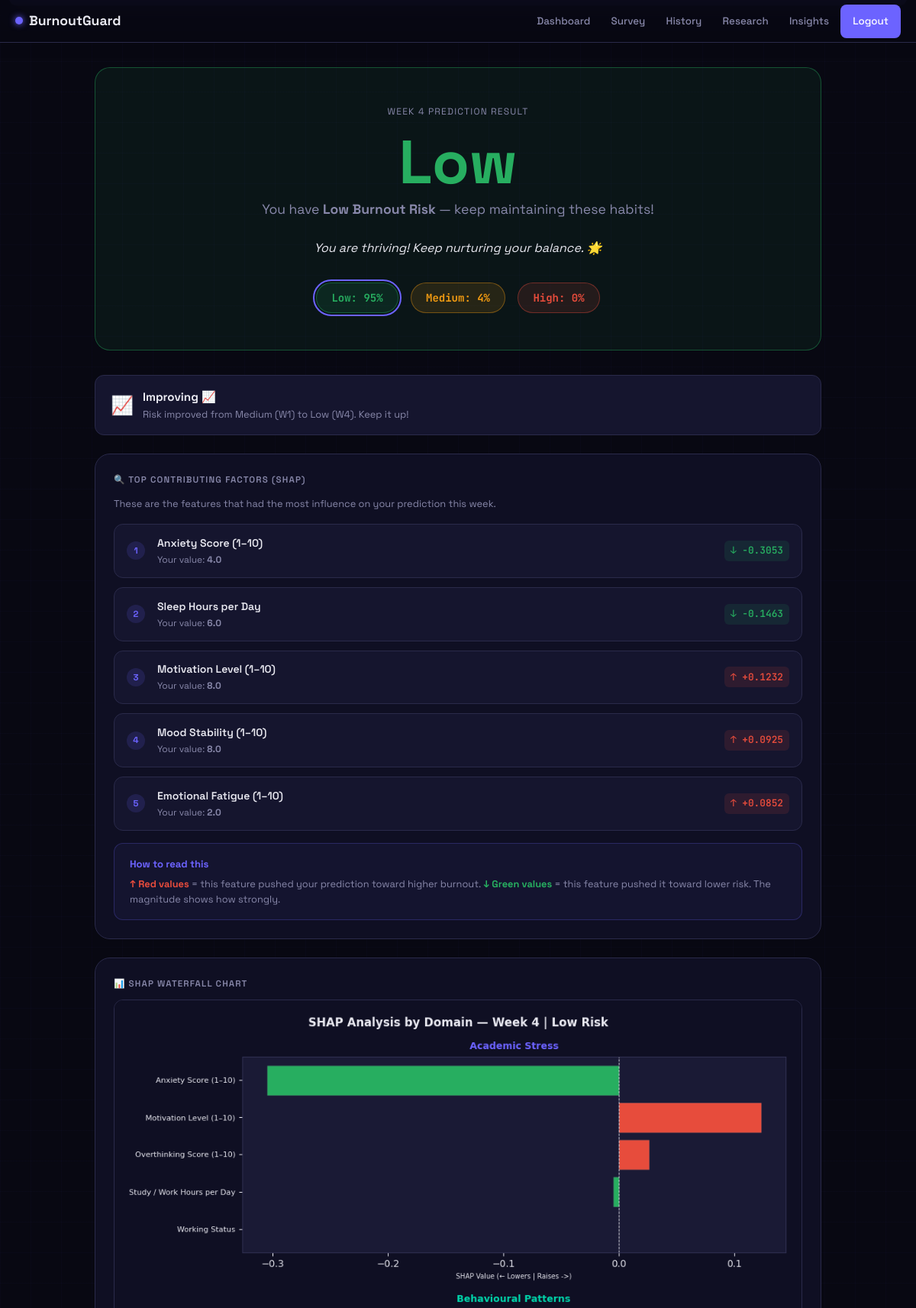
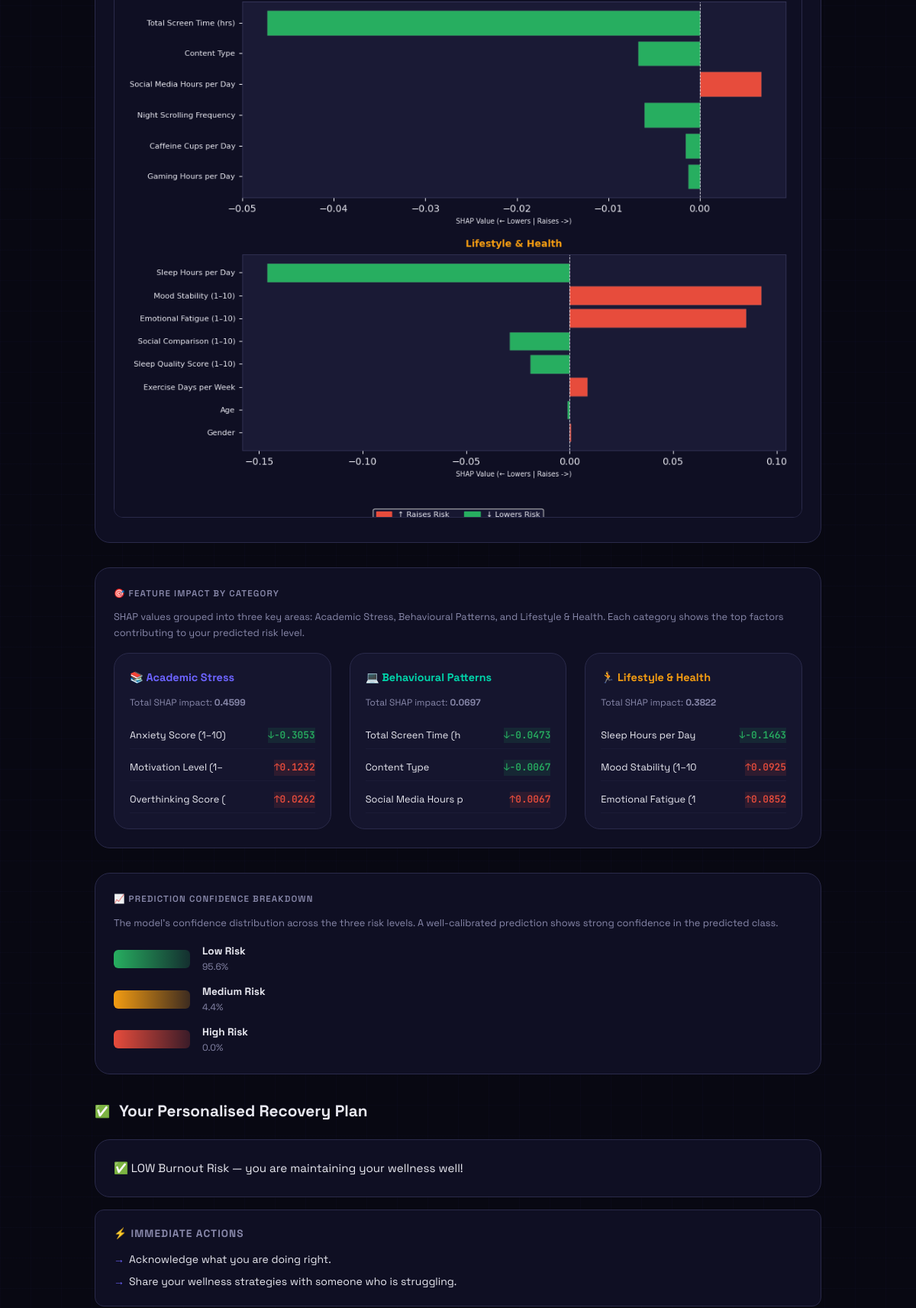
Page /result/4 (signed in, upper part) on the committed database (2 pictures, top to bottom).
### tables this page shows
CREATE TABLE predictions (
    id INTEGER PRIMARY KEY AUTOINCREMENT, user_id INTEGER NOT NULL,
    week_number INTEGER NOT NULL, response_id INTEGER NOT NULL,
    predicted_risk TEXT NOT NULL,
    confidence_low REAL, confidence_medium REAL, confidence_high REAL,
    shap_values_json TEXT, top_features_json TEXT,
    grouped_shap_json TEXT, recommendation_json TEXT,
    predicted_at TEXT DEFAULT (datetime('now')),
    FOREIGN KEY(user_id) REFERENCES users(id), UNIQUE(user_id,week_number)
);

### app.py (the view)
@app.route('/result/<int:week>')
@login_required
def result(week):
    db=get_db(); uid=session['user_id']
    pred=db.execute('SELECT * FROM predictions WHERE user_id=? AND week_number=?',(uid,week)).fetchone()
    if not pred: flash('Prediction not found.','danger'); return redirect(url_for('dashboard'))
    shap_vals=json.loads(pred['shap_values_json'])   if pred['shap_values_json']   else {}
    top_feats=json.loads(pred['top_features_json'])  if pred['top_features_json']  else []
    grouped_shap=json.loads(pred['grouped_shap_json']) if pred['grouped_shap_json'] else {}
    rec=json.loads(pred['recommendation_json']) if pred['recommendation_json'] else {}
    shap_chart=make_grouped_shap_chart(grouped_shap,pred['predicted_risk'],uid,week) if grouped_shap else ''
    conf={'Low':pred['confidence_low'] or 0,'Medium':pred['confidence_medium'] or 0,'High':pred['confidence_high'] or 0}
    gauge_chart=make_confidence_gauge_chart(conf,pred['predicted_risk'],uid,week)
    all_p=db.execute('SELECT predicted_risk FROM predictions WHERE user_id=? ORDER BY week_number',(uid,)).fetchall()
    trend=analyse_trend([p['predicted_risk'] for p in all_p])
    return render_template('result.html',user=current_user(),pred=dict(pred),shap_vals=shap_vals,
        top_feats=top_feats,grouped_shap=grouped_shap,rec=rec,shap_chart=shap_chart,
        trend=trend,week=week,feature_labels=FEATURE_LABELS,group_colors=GROUP_COLORS,gauge_chart=gauge_chart)

### app.py (called while the page is built)
def get_db():
    if 'db' not in g:
        g.db = sqlite3.connect(DB_PATH)
        g.db.row_factory = sqlite3.Row
        g.db.execute("PRAGMA foreign_keys=ON")
    return g.db

def login_required(f):
    @wraps(f)
    def dec(*a,**kw):
        if 'user_id' not in session: flash('Please log in.','warning'); return redirect(url_for('login'))
        return f(*a,**kw)
    return dec

def current_user(): return get_db().execute('SELECT * FROM users WHERE id=?',(session['user_id'],)).fetchone() if 'user_id' in session else None

### frontend/templates/result.html (shortened to what this page needs)
{% extends "base.html" %}
{% block content %}
<div class="result-wrap">
  <div class="result-hero risk-{{ pred.predicted_risk }}">
    <div class="week-label">Week {{ week }} Prediction Result</div>
    <div class="risk-display {{ pred.predicted_risk }}">{{ pred.predicted_risk }}</div>
    <div class="risk-subtitle">
      {% if pred.predicted_risk == 'High' %}
        You are showing <strong>High Burnout Risk</strong> — immediate action recommended
      {% elif pred.predicted_risk == 'Medium' %}
        You are at <strong>Medium Burnout Risk</strong> — warning signs detected
      {% else %}
        You have <strong>Low Burnout Risk</strong> — keep maintaining these habits!
      {% endif %}
    </div>
    {% if rec %}
    <p class="motivational">{{ rec.motivational_message }}</p>
    {% endif %}
    <div class="confidence-section">
      <div class="conf-pill low-risk {% if pred.predicted_risk == 'Low' %}predicted{% endif %}">
        Low: {{ (pred.confidence_low * 100)|int }}%
      </div>
      <div class="conf-pill medium-risk {% if pred.predicted_risk == 'Medium' %}predicted{% endif %}">
        Medium: {{ (pred.confidence_medium * 100)|int }}%
      </div>
      <div class="conf-pill high-risk {% if pred.predicted_risk == 'High' %}predicted{% endif %}">
        High: {{ (pred.confidence_high * 100)|int }}%
      </div>
    </div>
  </div>
  {% if trend.trend != 'No Data' %}
  <div class="trend-mini">
    <div style="font-size:1.5rem;">
      {% if 'Improving' in trend.trend %}📈
      {% elif 'Declining' in trend.trend %}📉
      {% elif 'Stable' in trend.trend %}➡️
      {% else %}〰️{% endif %}
    </div>
    <div>
      <h4>{{ trend.trend }}</h4>
      <p>{{ trend.details }}</p>
    </div>
  </div>
  {% endif %}
  <div class="result-grid">
    <div class="card">
      <div class="card-title">🔍 Top Contributing Factors (SHAP)</div>
      <p class="text-small text-muted mb-2">
        These are the features that had the most influence on your prediction this week.
      </p>
      {% if top_feats %}
      <div class="top-features">
        {% for feat in top_feats %}
        <div class="feature-row">
          <div class="feature-rank">{{ loop.index }}</div>
          <div class="feature-info">
            <div class="feature-name">{{ feat.name }}</div>
            <div class="feature-raw">Your value: <strong>{{ feat.raw_value }}</strong></div>
          </div>
          <div class="feature-shap {% if feat.direction == 'increases' %}shap-up{% else %}shap-down{% endif %}">
            {% if feat.direction == 'increases' %}↑{% else %}↓{% endif %}
            {{ '%+.4f' | format(feat.shap_value) }}
          </div>
        </div>
        {% endfor %}
      </div>
      <div class="shap-explainer">
        <h5>How to read this</h5>
        <p>
          <strong style="color:#e74c3c">↑ Red values</strong> = this feature pushed your prediction toward higher burnout.
          <strong style="color:#27ae60">↓ Green values</strong> = this feature pushed it toward lower risk.
          The magnitude shows how strongly.
        </p>
      </div>
      {% endif %}
    </div>
    <div class="card">
      <div class="card-title">📊 SHAP Waterfall Chart</div>
      {% if shap_chart %}
        <img src="{{ url_for('static', filename='img/' ~ shap_chart) }}"
             class="chart-img" alt="SHAP Explanation Week {{ week }}">
      {% else %}
        <div style="text-align:center; padding:2rem; color:var(--fg-muted);">
          Chart generation pending
        </div>
      {% endif %}
    </div>
  </div>
  <div class="result-grid" style="margin-bottom:2rem;">
    <div class="card">
      <div class="card-title">🎯 Feature Impact by Category</div>
      <p class="text-small text-muted mb-2">
        SHAP values grouped into three key areas: Academic Stress, Behavioural Patterns, and Lifestyle & Health.
        Each category shows the top factors contributing to your predicted risk level.
      </p>
      {% if grouped_shap %}
      <div style="display:grid; grid-template-columns:1fr 1fr 1fr; gap:1.5rem;">
        {% for group_name, group_data in grouped_shap.items() %}
        <div style="background:var(--bg-raised); border-radius:var(--radius-lg); padding:1.25rem; border:1px solid var(--border);">
          <h4 class="{% if 'Academic' in group_name %}group-title-academic{% elif 'Behavioural' in group_name %}group-title-behavioural{% else %}group-title-lifestyle{% endif %}" style="font-size:0.9rem; font-weight:700; margin-bottom:0.75rem;">
            {% if 'Academic' in group_name %}📚 Academic Stress
            {% elif 'Behavioural' in group_name %}💻 Behavioural Patterns
            {% else %}🏃 Lifestyle & Health{% endif %}
          </h4>
          <p style="font-size:0.75rem; color:var(--fg-muted); margin-bottom:1rem;">
            Total SHAP impact: <strong>{{ "%.4f"|format(group_data.total) }}</strong>
          </p>
          <ul style="list-style:none; display:flex; flex-direction:column; gap:0.5rem;">
            {% for feat in group_data.features[:3] %}
            <li style="font-size:0.8rem; padding:0.4rem 0; border-bottom:1px solid rgba(42,42,74,0.3); display:flex; justify-content:space-between; align-items:center;">
              <span>{{ feat.label[:20] }}</span>
              <span class="{% if feat.direction == 'increases' %}shap-up{% else %}shap-down{% endif %}" style="font-family:var(--font-mono); font-weight:600;">
                {% if feat.direction == 'increases' %}↑{% else %}↓{% endif %}{{ "%.4f"|format(feat.shap_value) }}
              </span>
            </li>
            {% endfor %}
          </ul>
        </div>
        {% endfor %}
      </div>
      {% endif %}
    </div>
  </div>
  <div class="result-grid" style="margin-bottom:2rem;">
    <div class="card">
      <div class="card-title">📈 Prediction Confidence Breakdown</div>
      <p class="text-small text-muted mb-2">
        The model's confidence distribution across the three risk levels. A well-calibrated prediction shows strong confidence in the predicted class.
      </p>
      <div style="display:grid; grid-template-columns:1fr 1fr; gap:1.5rem; align-items:center;">
        <div>
          <div style="display:flex; flex-direction:column; gap:0.75rem;">
            <div style="display:flex; align-items:center; gap:1rem;">
              <div style="width:100px; height:24px; background:linear-gradient(to right, #27ae60, rgba(39,174,96,0.2)); border-radius:6px;"></div>
              <div>
                <div style="font-size:0.85rem; font-weight:700;">Low Risk</div>
                <div style="font-size:0.75rem; color:var(--fg-muted);">{{ (pred.confidence_low * 100)|round(1) }}%</div>
              </div>
            </div>
            <div style="display:flex; align-items:center; gap:1rem;">
              <div style="width:100px; height:24px; background:linear-gradient(to right, #f39c12, rgba(243,156,18,0.2)); border-radius:6px;"></div>
              <div>
                <div style="font-size:0.85rem; font-weight:700;">Medium Risk</div>
                <div style="font-size:0.75rem; color:var(--fg-muted);">{{ (pred.confidence_medium * 100)|round(1) }}%</div>
              </div>
            </div>
            <div style="display:flex; align-items:center; gap:1rem;">
              <div style="width:100px; height:24px; background:linear-gradient(to right, #e74c3c, rgba(231,76,60,0.2)); border-radius:6px;"></div>
              <div>
                <div style="font-size:0.85rem; font-weight:700;">High Risk</div>
                <div style="font-size:0.75rem; color:var(--fg-muted);">{{ (pred.confidence_high * 100)|round(1) }}%</div>
              </div>
            </div>
          </div>
        </div>
      </div>
    </div>
  </div>
  {% if rec %}
  <div class="rec-section">
    <div class="rec-header">
      <div class="section-icon">
        {% if pred.predicted_risk == 'High' %}⚠️{% elif pred.predicted_risk == 'Medium' %}🟡{% else %}✅{% endif %}
      </div>
      <h2>Your Personalised Recovery Plan</h2>
    </div>
    <div class="card mb-2">
      <p style="font-size:0.95rem; line-height:1.7;">{{ rec.summary }}</p>
    </div>
    <div class="result-grid">
      {% if rec.immediate %}
      <div class="plan-block">
        <h4>⚡ Immediate Actions</h4>
        <ul>{% for item in rec.immediate %}<li>{{ item }}</li>{% endfor %}</ul>
      </div>
      {% endif %}
    </div>
  </div>
  {% endif %}
</div>
{% endblock %}

### frontend/templates/base.html (style rules this page uses)
:root { --bg-deep: #080812; --bg-card: #0f0f23; --bg-raised: #15152e; --bg-input: #1a1a35; --border: #2a2a4a; --border-glow:#4040aa; --fg: #e8e8f0; --fg-muted: #8888aa; --fg-dim: #4a4a6a; --green: #27ae60; --yellow: #f39c12; --red: #e74c3c; --purple: #6c63ff; --blue: #3498db; --cyan: #00d4aa; --font-body: 'Space Grotesk', sans-serif; --font-mono: 'JetBrains Mono', monospace; --radius: 12px; --radius-lg: 20px; --shadow: 0 4px 24px rgba(0,0,0,0.5); --glow-purple: 0 0 20px rgba(108,99,255,0.3); --safe-top: env(safe-area-inset-top, 0px); --safe-bottom: env(safe-area-inset-bottom, 0px); --safe-left: env(safe-area-inset-left, 0px); --safe-right: env(safe-area-inset-right, 0px); --nav-height: 56px; --bottom-nav-height: 60px; }
*, *::before, *::after { box-sizing: border-box; margin: 0; padding: 0; }
html { font-size: 16px; scroll-behavior: smooth; -webkit-text-size-adjust: 100%; height: -webkit-fill-available; }
body { background: var(--bg-deep); color: var(--fg); font-family: var(--font-body); min-height: 100vh; min-height: -webkit-fill-available; line-height: 1.6; overflow-x: hidden; }
body::before { content: ''; position: fixed; inset: 0; background-image: linear-gradient(rgba(108,99,255,0.025) 1px, transparent 1px), linear-gradient(90deg, rgba(108,99,255,0.025) 1px, transparent 1px); background-size: 40px 40px; pointer-events: none; z-index: 0; }
.card { background: var(--bg-card); border: 1px solid var(--border); border-radius: var(--radius-lg); padding: 1.5rem; }
.card-title { font-size: 0.72rem; font-weight: 600; letter-spacing: 0.1em; text-transform: uppercase; color: var(--fg-muted); margin-bottom: 0.75rem; }
.risk-Low { background:rgba(39,174,96,0.15); color:#27ae60; border:1px solid rgba(39,174,96,0.4); }
.text-muted { color:var(--fg-muted); }
.text-small { font-size:0.8rem; }
.mb-2 { margin-bottom:1rem }

### rows in the picture
predictions: predicted_risk "Low", (pred.confidence_low*100)|int "95", (pred.confidence_medium*100)|int "4", (pred.confidence_high*100)|int "0", (pred.confidence_low*100)|round(1) "95.6", (pred.confidence_medium*100)|round(1) "4.4", (pred.confidence_high*100)|round(1) "0.0"

### other values in the picture
{{ week }} "4"
{{ rec.motivational_message }} "You are thriving! Keep nurturing your balance. 🌟"
{{ trend.trend }} "Improving 📈"
{{ trend.details }} "Risk improved from Medium (W1) to Low (W4). Keep it up!"
{{ feat.name }} "Anxiety Score (1–10)" "Sleep Hours per Day" "Motivation Level (1–10)" "Mood Stability (1–10)" "Emotional Fatigue (1–10)"
{{ feat.raw_value }} "4.0" "6.0" "8.0" "8.0" "2.0"
{{ '%+.4f' | format(feat.shap_value) }} "-0.3053" "-0.1463" "+0.1232" "+0.0925" "+0.0852"
{{ "%.4f"|format(group_data.total) }} "0.4599" "0.0697" "0.3822"
{{ feat.label[:20] }} "Anxiety Score (1–10)" "Motivation Level (1–" "Overthinking Score (" "Total Screen Time (h" "Content Type" "Social Media Hours p" "Sleep Hours per Day" "Mood Stability (1–10" "Emotional Fatigue (1"
{{ "%.4f"|format(feat.shap_value) }} "-0.3053" "0.1232" "0.0262" "-0.0473" "-0.0067" "0.0067" "-0.1463" "0.0925" "0.0852"
{{ rec.summary }} "✅ LOW Burnout Risk — you are maintaining your wellness well!"
{{ item }} "Acknowledge what you are doing right." "Share your wellness strategies with someone who is struggling."
